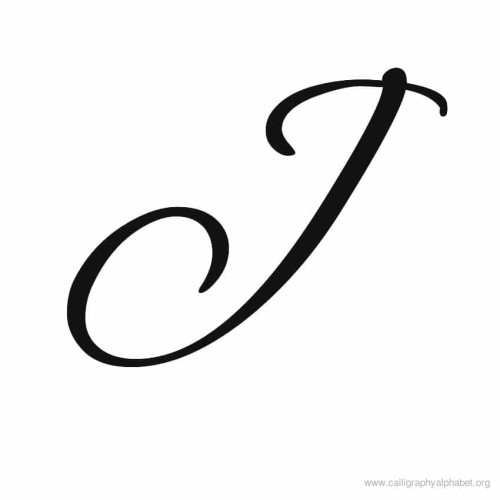
#> input picture IVP/j.jpg, 500 x 500 px
$ python -i extract_ROI.py   (imports and definitions only)
#> lines starting #> are read from the running program, lines starting #| are printed output that depends on the picture; after the words box and inside, x2 and y2 are one past the last pixel; in counts of white or black regions, pixels touching at a corner belong together
#> further down, picture is the input picture: shape (500, 500, 3); min 0, max 255, mean 240.8
import cv2 as cv
import numpy as np
import imutils

path = "/home/pks/Downloads/Assignment/IVP/mini project/"

def orientation(image):
    '''
    Rotate the image before any operation
    based on the pos. of roll no. box w.r.t number table
    '''
    row, col = image.shape[:2]
#> row = 500; col = 500
    thresh = cv.Canny(image, 40, 90)
#> thresh: shape (500, 500); 1.1% white in thin lines or dots, all inside (x1, y1, x2, y2) = (66, 67, 491, 489)
    thresh = cv.dilate(thresh, None, iterations=1)
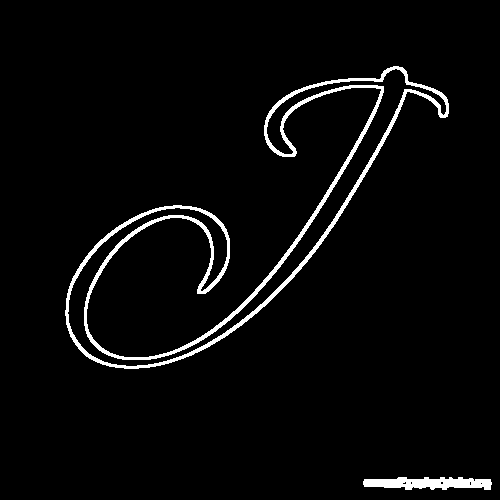
#> thresh: shape (500, 500); 3.5% white; 2 white regions

    '''Find max (Number table) and 2nd max (Roll no. box) contour'''
    cnts = cv.findContours(thresh.copy(), cv.RETR_EXTERNAL, cv.CHAIN_APPROX_SIMPLE)
#> cnts = 2 contours; box (x1, y1, x2, y2) and area: (65, 66, 449, 369) 16750, (363, 477, 492, 490) 1076
    cnts = imutils.grab_contours(cnts)
    cnts = sorted(cnts, key=lambda x: cv.contourArea(x), reverse=True)
    c1, c2 = cnts[:2]
#> c1 = contour of 936 points, box (x1, y1, x2, y2) (65, 66, 449, 369), area 16750; c2 = contour of 86 points, box (x1, y1, x2, y2) (363, 477, 492, 490), area 1076

    rect1, rect2 = cv.minAreaRect(c1), cv.minAreaRect(c2)
#> rect1 = ((256.4, 215.3), (444.6, 154.3), -37.87); rect2 = ((427, 483), (12, 128), -90)
    box1, box2 = cv.boxPoints(rect1), cv.boxPoints(rect2)
#> box1 = [[128.3, 412.7], [33.58, 290.9], [384.5, 17.94], [479.2, 139.7]]; box2 = [[491, 489], [363, 489], [363, 477], [491, 477]]

    # Max
    box1 = sorted(box1, key=lambda x: x[0])
#> box1 = [[33.58, 290.9], [128.3, 412.7], [384.5, 17.94], [479.2, 139.7]]
    r_most1, l_most1 = box1[-1], box1[0]
#> r_most1 = [479.2, 139.7]; l_most1 = [33.58, 290.9]

    # 2nd Max
    box2 = sorted(box2, key=lambda x: x[0])
#> box2 = [[363, 489], [363, 477], [491, 489], [491, 477]]
    r_most2, l_most2 = box2[-1], box2[0]
#> r_most2 = [491, 477]; l_most2 = [363, 489]

    C1, C2 = min(col, row), max(col, row)
#> C1 = 500; C2 = 500

    x,y = 600, 800
    pts1 = np.float32([[0,row], [0,0], [col,row], [col,0]])
#> pts1 = [[0, 500], [0, 0], [500, 500], [500, 0]]

    '''Roll no box is at right of number table, rotate left'''
    if l_most2[0] >= r_most1[0]:
        pts2 = np.float32([[x,y], [0,y], [x,0], [0,0]])

    elif r_most2[0] <= l_most1[0]:
        '''Opposite, rotate right'''
        pts2 = np.float32([[0,0], [x,0], [0,y], [x,y]])

    else:
        return image

    M = cv.getPerspectiveTransform(pts1,pts2)
    image = cv.warpPerspective(image,M,(x,y))

    return image
    '''END'''


# [54 lines left out: functions intersection_bw_2_lines, remove_mult_lines, not called in this run]


def extract_roi(image):
    '''
    Extract the marks-table from the image and divide it into cells
    Parametrs:
        image : Given image
    Returns:
        extracted table and four points of each rectangular cell
    '''
    image = orientation(image.copy())
    image = cv.resize(image.copy(), (600, 800))
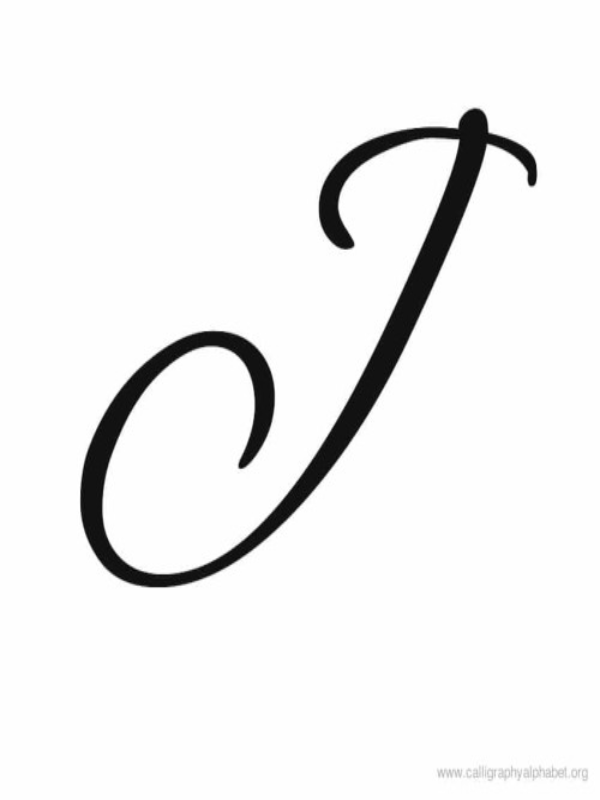
#> image: shape (800, 600, 3); min 4, max 255, mean 240.8

    cv.imshow("org", image)
    cv.waitKey(0)

    # Convert to gray image
    gr_image = cv.cvtColor(image, cv.COLOR_BGR2GRAY)
    # Thresholding
    thresh = cv.Canny(gr_image, 40, 120)
#> thresh: shape (800, 600); 0.85% white in thin lines or dots, all inside (x1, y1, x2, y2) = (80, 108, 589, 782)
    # Closing
    kernel = cv.getStructuringElement(cv.MORPH_ELLIPSE, (2, 3))
    thresh = cv.morphologyEx(thresh, cv.MORPH_CLOSE, kernel)
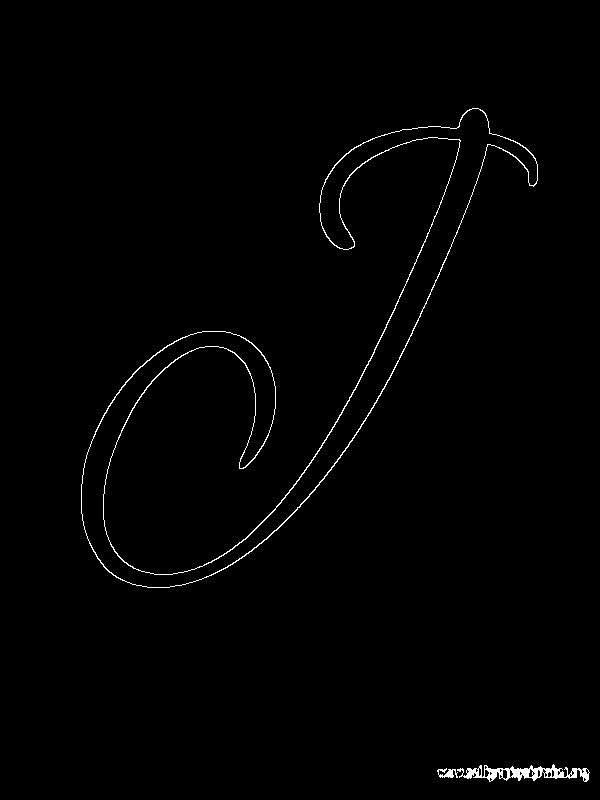
#> thresh: shape (800, 600); 0.92% white in thin lines or dots, all inside (x1, y1, x2, y2) = (81, 108, 590, 782)

    row, col = image.shape[:2]
#> row = 800; col = 600

    cv.imshow("thresh", thresh)
    cv.waitKey(0)

    # ROI Detection <--start-->
    cnts = cv.findContours(thresh.copy(), cv.RETR_EXTERNAL, cv.CHAIN_APPROX_SIMPLE)
#> cnts = 3 contours; box (x1, y1, x2, y2) and area: (81, 108, 538, 588) 26956, (457, 764, 590, 782) 999, (437, 768, 458, 778) 70
    cnts = imutils.grab_contours(cnts)
    c = max(cnts, key=cv.contourArea)
#> c = contour of 1398 points, box (x1, y1, x2, y2) (81, 108, 538, 588), area 26956
    cnt = [list(el[0]) for el in c]
#> cnt = 1398 pairs, first value 81 to 537, second value 108 to 587

    '''Removing some araeas not needed'''
    b_r = max(cnt, key=lambda x: x[0]+x[1])
#> b_r = [276, 530]
    b_l = min(cnt, key=lambda x: x[0]-x[1])
#> b_l = [103, 566]

    b_r[1] = b_r[1] - 35
    b_l[1] = b_l[1] - 35

    m = (b_l[1]-b_r[1]) / (b_l[0]-b_r[0])
#> m = -0.208
    a, b, c = 1, (-1)*m, m*b_l[0] - b_l[1]
#> a = 1; b = 0.208; c = -552.4

    org_sign = a*0 + b*0 + c
#> org_sign = -552.4
    thresh_r = np.array([np.array([(a*i + b*j + c) for j in range(col)]) for i in range(row)])
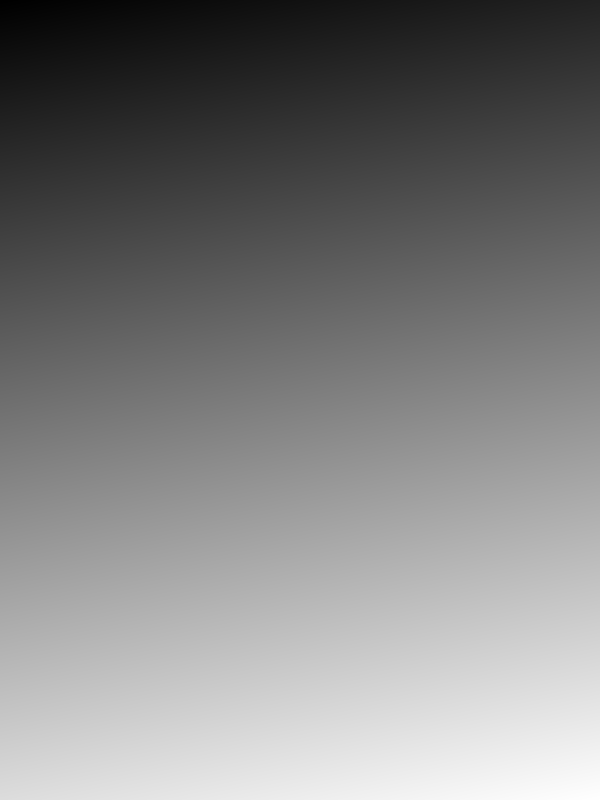
#> thresh_r: shape (800, 600) float64; min -552.4, max 371.2, mean -90.6; drawn with min black and max white

    if org_sign > 0:
        thresh[thresh_r < 0] = 0
    else:
        thresh[thresh_r > 0] = 0
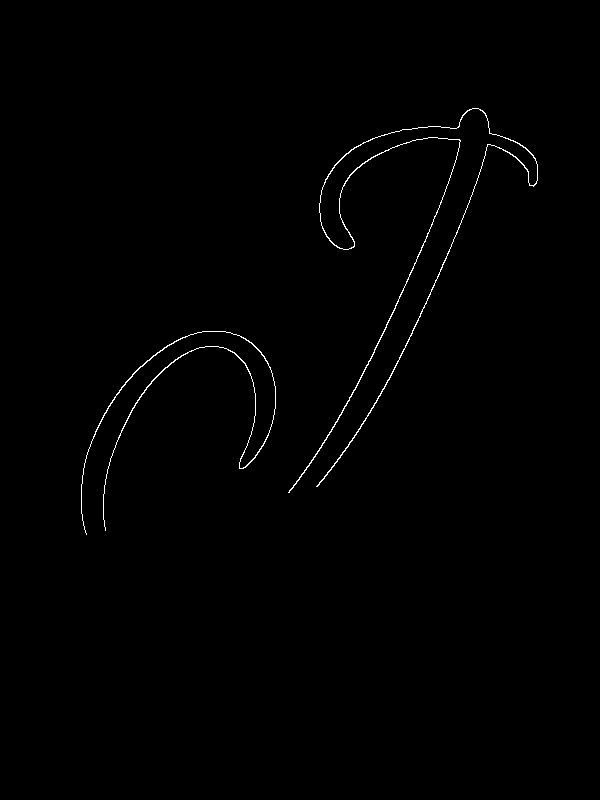
#> thresh: shape (800, 600); 0.56% white in thin lines or dots, all inside (x1, y1, x2, y2) = (81, 108, 538, 535)

    '''END'''

    '''Contour detection for extract the ROI'''
    cnts = cv.findContours(thresh.copy(), cv.RETR_EXTERNAL, cv.CHAIN_APPROX_SIMPLE)
#> cnts = 2 contours; box (x1, y1, x2, y2) and area: (288, 108, 538, 493) 418, (81, 331, 276, 535) 212
    cnts = imutils.grab_contours(cnts)
    c = max(cnts, key=cv.contourArea)
#> c = contour of 1654 points, box (x1, y1, x2, y2) (288, 108, 538, 493), area 418

    cnt = [list(el[0]) for el in c]
#> cnt = 1654 pairs, first value 288 to 537, second value 108 to 492

    '''Four corners ofthe ROI'''
    b_r = max(cnt, key=lambda x: x[0]+x[1])
#> b_r = [317, 486]
    t_l = min(cnt, key=lambda x: x[0]+x[1])
#> t_l = [346, 153]
    t_r = max(cnt, key=lambda x: x[0]-x[1])
#> t_r = [533, 155]
    b_l = min(cnt, key=lambda x: x[0]-x[1])
#> b_l = [288, 492]

    b_r[0], b_r[1] = b_r[0] + 2, b_r[1] + 0
    b_l[0], b_l[1] = b_l[0] - 2, b_l[1] + 0
    t_r[0], t_r[1] = t_r[0] + 2, t_r[1] - 2
    t_l[0], t_l[1] = t_l[0] - 2, t_l[1] - 2

    '''Extract only the ROI'''
    w,h = 800, 600
    # pts1 = np.float32(crop)
    pts1 = np.float32([t_l, t_r, b_l, b_r])
#> pts1 = [[344, 151], [535, 153], [286, 492], [319, 486]]
    # w,h = image.shape
    pts2 = np.float32([[0,0], [h,0], [0,w], [h,w]])
    M = cv.getPerspectiveTransform(pts1,pts2)
#> M = [[1.76, 0.3, -651.8], [-0.00235, 0.224, -33.05], [-0.000351, -0.00163, 1]]
    image = cv.warpPerspective(image,M,(h,w))
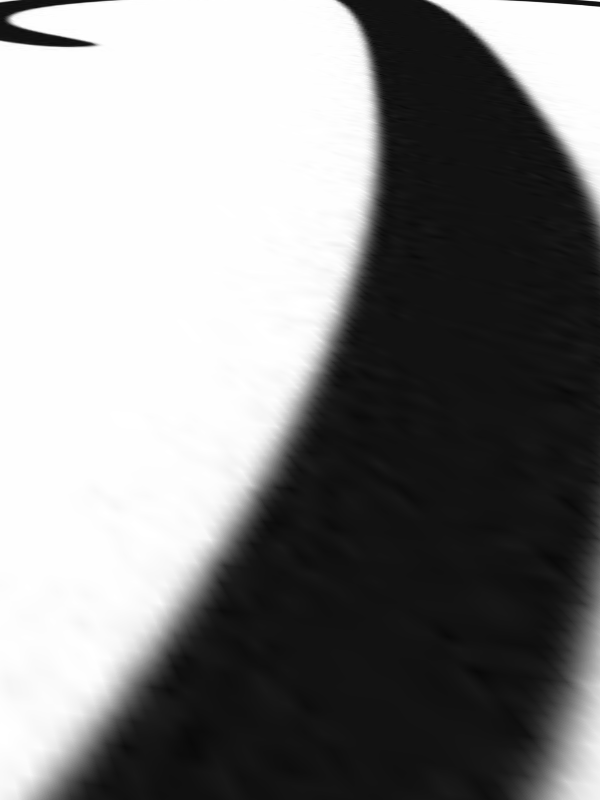
#> image: shape (800, 600, 3); min 8, max 255, mean 133.4
    # ROI Detection <--end-->

    cv.imshow("org", image)
    cv.waitKey(0)

    gr_image = cv.cvtColor(image, cv.COLOR_BGR2GRAY)

    # TODO : Canny edge detection parameters
    edges = cv.Canny(gr_image, 45, 90)
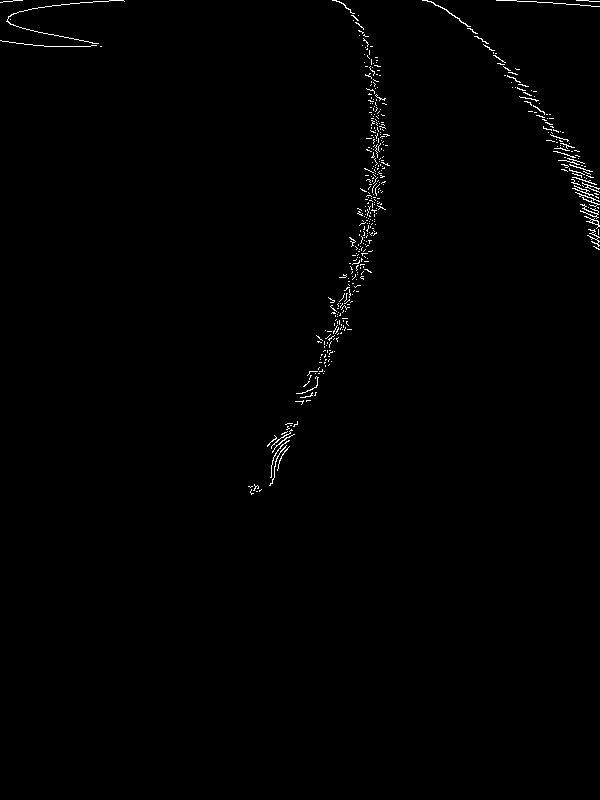
#> edges: shape (800, 600); 0.68% white in thin lines or dots, all inside (x1, y1, x2, y2) = (0, 0, 600, 495)
    cv.imshow("edges", edges)
    cv.waitKey(0)

    # Hough Line Detection
    lines = cv.HoughLines(edges,1,np.pi/180,150)
#> lines = None

    # Removing multiple ambiguous Lines <--start-->
#> (the run stopped early here; a loop or call above may not have finished)
